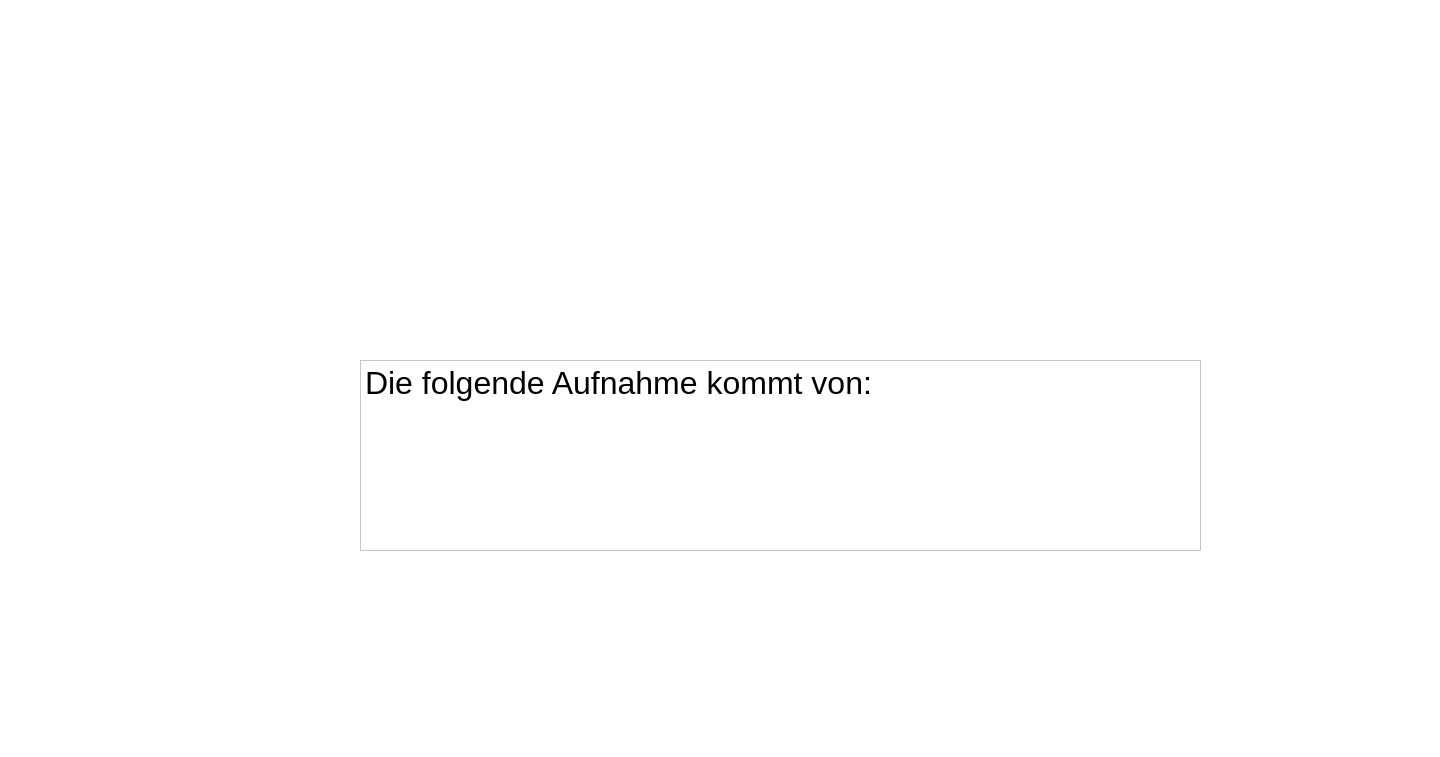
<?xml version="1.0" encoding="UTF-8"?>
<ui version="4.0">
 <class>Form</class>
 <widget class="QWidget" name="Form">
  <property name="geometry">
   <rect>
    <x>0</x>
    <y>0</y>
    <width>1440</width>
    <height>757</height>
   </rect>
  </property>
  <property name="windowTitle">
   <string>Form</string>
  </property>
  <widget class="QPushButton" name="weiterBtn">
   <property name="geometry">
    <rect>
     <x>1140</x>
     <y>760</y>
     <width>231</width>
     <height>81</height>
    </rect>
   </property>
   <property name="autoFillBackground">
    <bool>false</bool>
   </property>
   <property name="styleSheet">
    <string notr="true">background-color: blue; font: bold 30px; color: white;</string>
   </property>
   <property name="text">
    <string>Weiter</string>
   </property>
   <property name="autoDefault">
    <bool>false</bool>
   </property>
   <property name="default">
    <bool>false</bool>
   </property>
   <property name="flat">
    <bool>false</bool>
   </property>
  </widget>
  <widget class="QFrame" name="frame">
   <property name="geometry">
    <rect>
     <x>-40</x>
     <y>-20</y>
     <width>1511</width>
     <height>981</height>
    </rect>
   </property>
   <property name="styleSheet">
    <string notr="true">background-color: white;</string>
   </property>
   <property name="frameShape">
    <enum>QFrame::StyledPanel</enum>
   </property>
   <property name="frameShadow">
    <enum>QFrame::Raised</enum>
   </property>
   <widget class="QTextBrowser" name="textBrowser">
    <property name="geometry">
     <rect>
      <x>400</x>
      <y>380</y>
      <width>841</width>
      <height>191</height>
     </rect>
    </property>
    <property name="verticalScrollBarPolicy">
     <enum>Qt::ScrollBarAlwaysOff</enum>
    </property>
    <property name="horizontalScrollBarPolicy">
     <enum>Qt::ScrollBarAlwaysOff</enum>
    </property>
    <property name="html">
     <string>&lt;!DOCTYPE HTML PUBLIC &quot;-//W3C//DTD HTML 4.0//EN&quot; &quot;http://www.w3.org/TR/REC-html40/strict.dtd&quot;&gt;
&lt;html&gt;&lt;head&gt;&lt;meta name=&quot;qrichtext&quot; content=&quot;1&quot; /&gt;&lt;style type=&quot;text/css&quot;&gt;
p, li { white-space: pre-wrap; }
&lt;/style&gt;&lt;/head&gt;&lt;body style=&quot; font-family:'.AppleSystemUIFont'; font-size:13pt; font-weight:400; font-style:normal;&quot;&gt;
&lt;p style=&quot; margin-top:0px; margin-bottom:0px; margin-left:0px; margin-right:0px; -qt-block-indent:0; text-indent:0px;&quot;&gt;&lt;span style=&quot; font-family:'Helvetica Neue'; font-size:24pt;&quot;&gt;Die folgende Aufnahme kommt von:&lt;/span&gt;&lt;span style=&quot; font-size:24pt;&quot;&gt; &lt;/span&gt;&lt;/p&gt;
&lt;p style=&quot;-qt-paragraph-type:empty; margin-top:0px; margin-bottom:0px; margin-left:0px; margin-right:0px; -qt-block-indent:0; text-indent:0px; font-size:24pt;&quot;&gt;&lt;br /&gt;&lt;/p&gt;
&lt;p style=&quot;-qt-paragraph-type:empty; margin-top:0px; margin-bottom:0px; margin-left:0px; margin-right:0px; -qt-block-indent:0; text-indent:0px; font-size:24pt;&quot;&gt;&lt;br /&gt;&lt;/p&gt;&lt;/body&gt;&lt;/html&gt;</string>
    </property>
   </widget>
  </widget>
  <zorder>frame</zorder>
  <zorder>weiterBtn</zorder>
 </widget>
 <tabstops>
  <tabstop>textBrowser</tabstop>
 </tabstops>
 <resources/>
 <connections/>
</ui>
